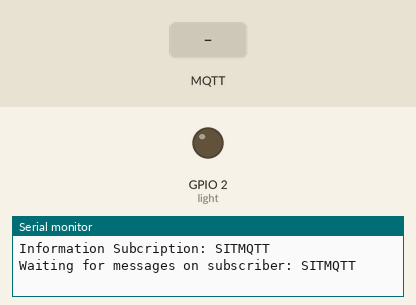
Simulated run of this sketch. Board: ESP8266 (NodeMCU). Shown: output pins drawn as LEDs (lit = HIGH), the last lines printed to the serial monitor. Dashed ring = blinking. Inputs (shaded band) come from the test bench. WiFi joins after 1.5 s; servers stay silent unless stated; no MQTT or app messages arrive unless stated.

Above: at 6.3 s.
6.4 s: MQTT message "1" arrives on the first subscribed topic
At 6.51 s:
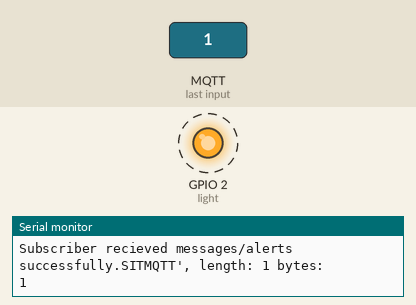
9.4 s: MQTT message "on" arrives on the first subscribed topic
At 11.3 s:
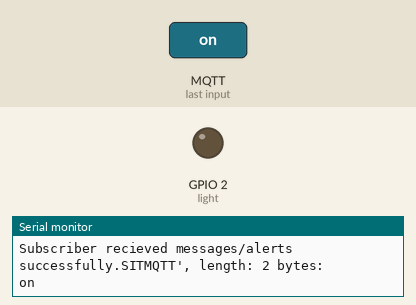
12.4 s: MQTT message "off" arrives on the first subscribed topic
At 12.51 s:
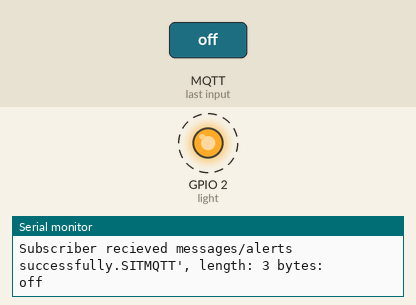
Timing chart, 0 to 15.4 s (numbered marks = the images above; inputs shaded):
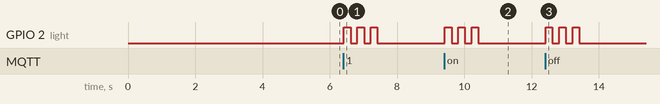

The sketch:

MQTTClient.ino
```cpp
#include <ArduinoMqttClient.h>
#if defined(ARDUINO_SAMD_MKRWIFI1010) || defined(ARDUINO_SAMD_NANO_33_IOT) || defined(ARDUINO_AVR_UNO_WIFI_REV2)
#include <WiFiNINA.h>
#elif defined(ARDUINO_SAMD_MKR1000)
#include <WiFi101.h>
#elif defined(ARDUINO_ARCH_ESP8266)
#include <ESP8266WiFi.h>
#elif defined(ARDUINO_ARCH_ESP32)
#include <WiFi.h>
#endif

char ssid[] = "Redmi";    // Your network SSID (name)
char pass[] = "00000000"; // Your network password (WPA or WEP key)

int light = 2; // Digital pin for an LED indicator

WiFiClient wifiClient;
MqttClient mqttClient(wifiClient);

const char broker[] = "mqtt-dashboard.com";
int port = 1883;
const char topic[] = "SITMQTT"; // Topic to subscribe to

void setup() {
  Serial.begin(9600);
  pinMode(light, OUTPUT);
  while (!Serial) {
    // Wait for the serial port to connect (needed for native USB port)
    ;
  }

  // Attempt to connect to the WiFi network
  Serial.print("Fetching WPA SSID: ");
  Serial.println(ssid);
  while (WiFi.begin(ssid, pass) != WL_CONNECTED) {
    Serial.print("Loading SSID.....");
    delay(5000);
  }

  Serial.println("Connection established with the provided network");
  Serial.println();

  Serial.print("Fetching MQTT broker: ");
  Serial.println(broker);

  // Check if the MQTT connection was successful
  if (!mqttClient.connect(broker, port)) {
    Serial.print("MQTT connection failed.....");
    Serial.println(mqttClient.connectError());
    Serial.print("Retry Again with the default MQTT port i.e., 1883");
    while (1);
  }

  Serial.println("Fetched MQTT server and established connection successfully.");


  Serial.print("Information Subcription: ");
  Serial.println(topic);
  Serial.println();
  mqttClient.subscribe(topic);

  // Uncomment the line below to unsubscribe from a topic:
  // mqttClient.unsubscribe(topic);

  Serial.print("Waiting for messages on subscriber: ");
  Serial.println(topic);
  Serial.println();
}

void loop() {
  int messageSize = mqttClient.parseMessage();
  if (messageSize) {
    Serial.print("Subscriber recieved messages/alerts successfully.");
    Serial.print(mqttClient.messageTopic());
    Serial.print("', length: ");
    Serial.print(messageSize);
    Serial.println(" bytes:");

    // Print the message content
    while (mqttClient.available()) {
      Serial.print((char)mqttClient.read());
    }
    Serial.println();

    // Flash the LED as a visual indicator of message reception
    digitalWrite(light, HIGH);
    delay(200);
    digitalWrite(light, LOW);
    delay(200);
    digitalWrite(light, HIGH);
    delay(200);
    digitalWrite(light, LOW);
    delay(200);
    digitalWrite(light, HIGH);
    delay(200);
    digitalWrite(light, LOW);

    Serial.println();
  }
}
```

Measured:
- after the input at 6.4 s, GPIO 2 (light): alternates HIGH for 0.20 s and LOW for 0.20 s, 6 changes in all, then stays LOW, starting at once
- after the input at 9.4 s, GPIO 2 (light): alternates HIGH for 0.20 s and LOW for 0.20 s, 6 changes in all, then stays LOW, starting at once
- after the input at 12.4 s, GPIO 2 (light): alternates HIGH for 0.20 s and LOW for 0.20 s, 6 changes in all, then stays LOW, starting at once
